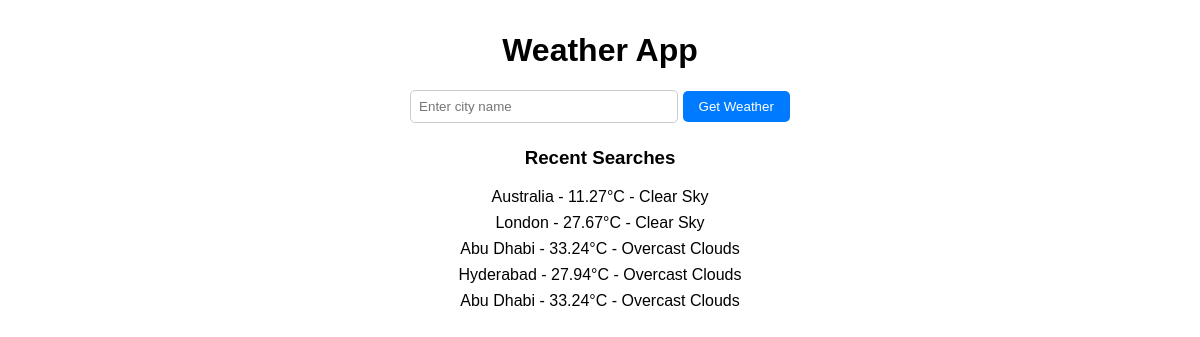
The page / on the database its author committed.
### main/models.py (models this page shows, shortened)
class SearchHistory(models.Model):
    city_name = models.CharField(max_length=100)
    temperature = models.FloatField(null=True, blank=True)
    humidity = models.IntegerField(null=True, blank=True)
    pressure = models.IntegerField(null=True, blank=True)
    description = models.CharField(max_length=255, null=True, blank=True)
    searched_at = models.DateTimeField(auto_now_add=True)

### main/views.py (the view, shortened to what this page needs)
# urls.py: path('', views.index),
def index(request):
    weather = None
    error = None
    recent_searches = SearchHistory.objects.order_by('-searched_at')[:5]  # last 5 searches
    return render(request, "main/index.html", {
        'weather': weather,
        'error': error,
        'recent_searches': recent_searches
    })

### templates/main/index.html (shortened to what this page needs)
<!DOCTYPE html>
<html lang="en">
<head>
</head>
<body>
    <h1>Weather App</h1>
    <form method="post">
        <input type="text" name="city" placeholder="Enter city name">
        <button type="submit">Get Weather</button>
    </form>
    {% if recent_searches %}
        <div class="recent">
            <h3>Recent Searches</h3>
            <ul>
                {% for search in recent_searches %}
                    <li>{{ search.city_name }} - {{ search.temperature }}°C - {{ search.description }}</li>
                {% endfor %}
            </ul>
        </div>
    {% endif %}
</body>
</html>

### templates/main/index.html (style rules this page uses)
body { font-family: Arial, sans-serif; margin: 2rem; text-align: center; }
input[type="text"] { padding: 0.5rem; width: 250px; border-radius: 5px; border: 1px solid #ccc; }
button { padding: 0.5rem 1rem; border: none; border-radius: 5px; background: #007BFF; color: white; cursor: pointer; }
.weather, .recent { margin-top: 1.5rem; }
ul { list-style: none; padding: 0; }
li { margin: 0.5rem 0; }

### rows shown on the page
SearchHistory: city_name "Australia", temperature "11.27", description "Clear Sky"
SearchHistory: city_name "London", temperature "27.67", description "Clear Sky"
SearchHistory: city_name "Abu Dhabi", temperature "33.24", description "Overcast Clouds"
SearchHistory: city_name "Hyderabad", temperature "27.94", description "Overcast Clouds"
SearchHistory: city_name "Abu Dhabi", temperature "33.24", description "Overcast Clouds"
